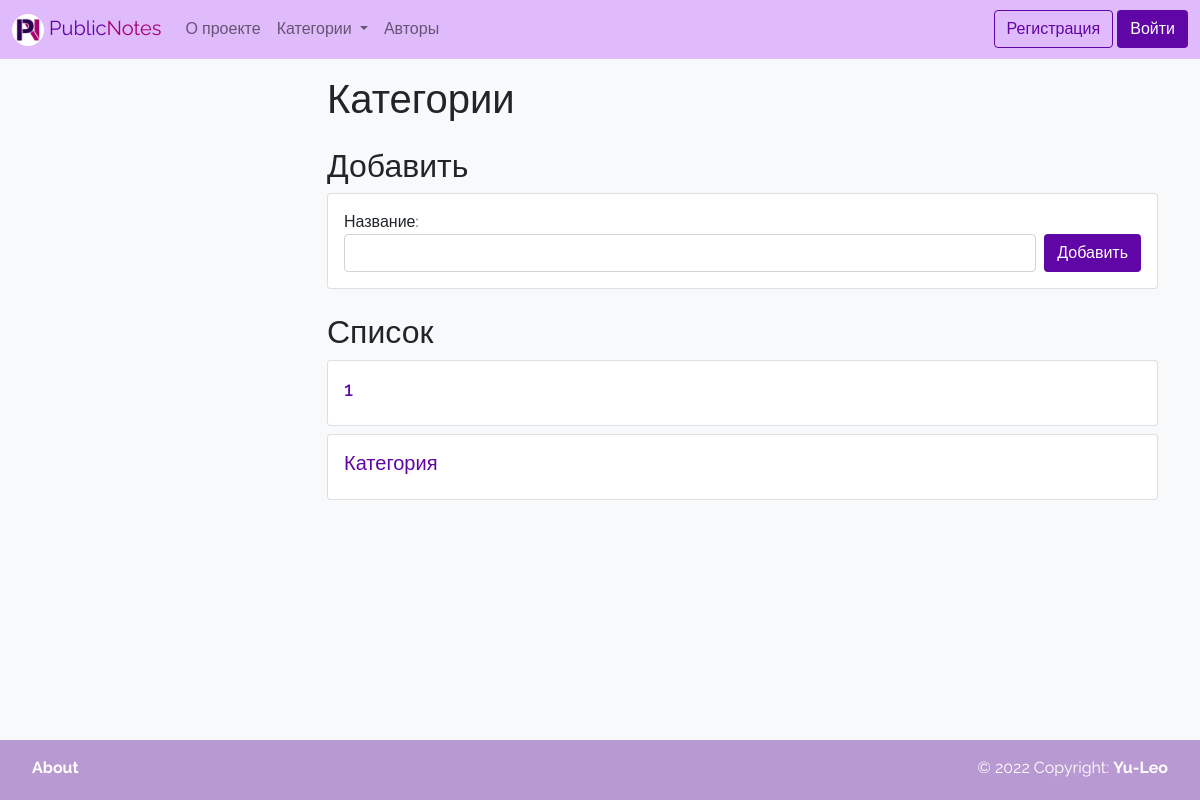
The page /categories_list on the database as committed earlier.
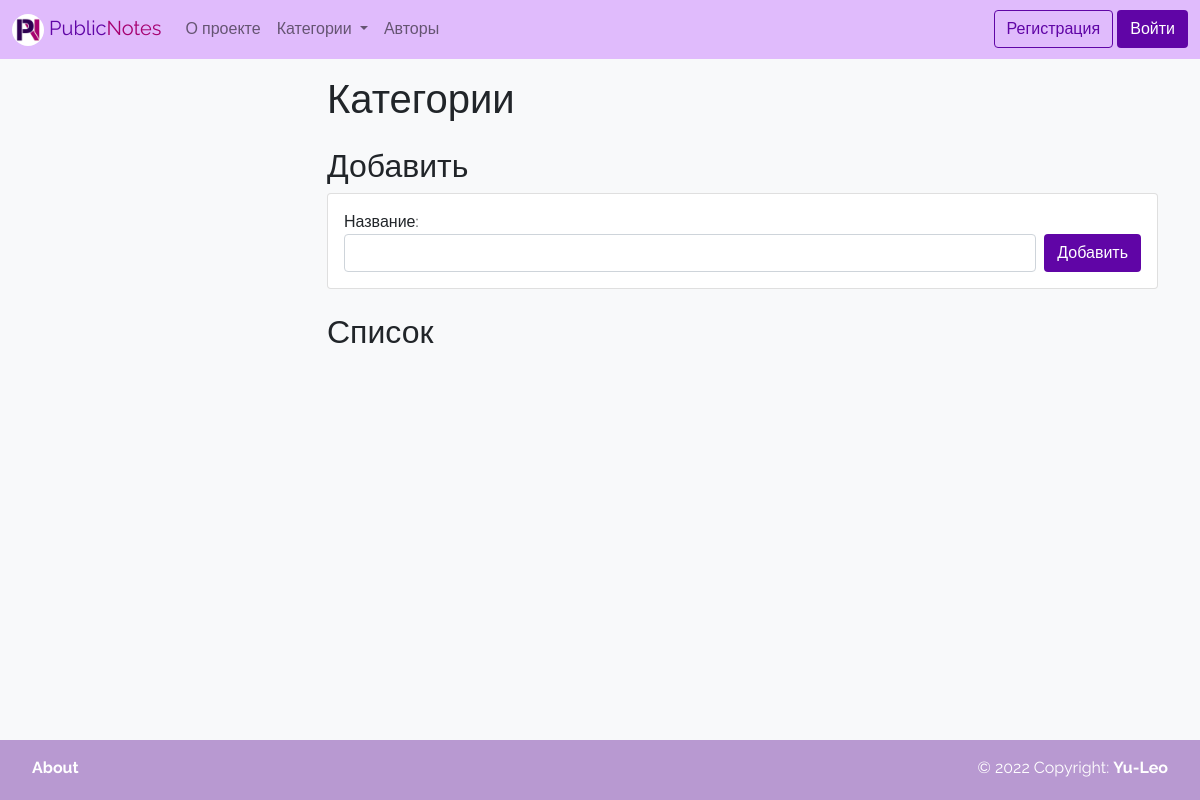
The same page on the database as committed later.
### wall/models.py (models this page shows, shortened)
class Category(models.Model):
    title = models.CharField(max_length=150, verbose_name='Название', unique=True)
    def get_absolute_url(self):
        return reverse('category', kwargs={"pk": self.pk})
    class Meta:
        verbose_name = 'Категория'
        verbose_name_plural = 'Категории'
        ordering = ['title']

### wall/views.py (the view)
# urls.py: path('categories_list', CategoriesList.as_view(), name='categories_list')
class CategoriesList(CreateView):
    form_class = CategoryForm
    template_name = 'wall/categories_list.html'
    success_url = reverse_lazy('home')
    def get_context_data(self, *, object_list=None, **kwargs):
        context = super(CategoriesList, self).get_context_data(**kwargs)
        context['page_obj'] = Category.objects.all()
        return context

### wall/forms.py
class CategoryForm(forms.ModelForm):
    class Meta:
        model = Category
        fields = ['title']
        widgets = {
            'title': forms.TextInput(attrs={"class": "form-control me-2"}),
        }

### wall/templatetags/wall_tags.py (called while the page is built)
@register.simple_tag
def get_categories():
    return Category.objects.annotate(cnt=Count('note')).order_by('-cnt', 'title')

@register.simple_tag
def get_notes_count_for_category(category):
    return Note.objects.filter(category=category).count()

### wall/templates/wall/categories_list.html (shortened to what this page needs)
{% extends 'base.html' %}
{% block content_title %}
<div class="hstack gap-3 mb-3">
    <div>
        <h1>Категории</h1>
    </div>
</div>
{% endblock %}
{% block content %}
<h2 class="mb-2">Добавить</h2>
<div class="card mb-4">
    <div class="card-body">
        <form action="{% url 'categories_list' %}" method="post">
            <label for="{{ form.title.id_for_label }}">Название:</label>
            <div class="d-flex">
                {{ form.title }}
                <button type="submit" class="btn btn-purple">Добавить</button>
            </div>
        </form>
    </div>
</div>
<h2 class="mb-2">Список</h2>
{% for item in page_obj %}
<div class="card mb-2">
    <div class="card-body">
        <h5><a href="{{ item.get_absolute_url }}"
               class="text-decoration-none text-purple stretched-link">{{ item.title }}</a></h5>
    </div>
</div>
{% endfor %}
{% endblock %}

Rows that differ between the two databases and show on the page:
removed Category: title "1"
removed Category: title "Категория"
